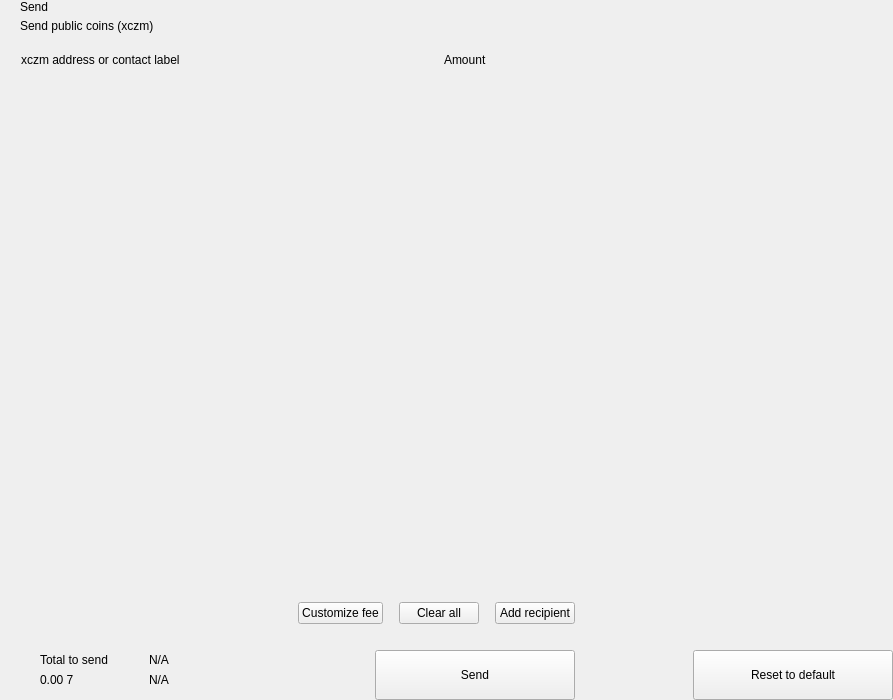
<?xml version="1.0" encoding="UTF-8"?>
<ui version="4.0">
 <class>send</class>
 <widget class="QWidget" name="send">
  <property name="geometry">
   <rect>
    <x>0</x>
    <y>0</y>
    <width>893</width>
    <height>700</height>
   </rect>
  </property>
  <property name="windowTitle">
   <string>Form</string>
  </property>
  <layout class="QHBoxLayout" name="horizontalLayout_2" stretch="2,1">
   <property name="spacing">
    <number>0</number>
   </property>
   <property name="leftMargin">
    <number>0</number>
   </property>
   <property name="topMargin">
    <number>0</number>
   </property>
   <property name="rightMargin">
    <number>0</number>
   </property>
   <property name="bottomMargin">
    <number>0</number>
   </property>
   <item>
    <widget class="QWidget" name="left" native="true">
     <layout class="QVBoxLayout" name="verticalLayout_3">
      <property name="spacing">
       <number>0</number>
      </property>
      <property name="leftMargin">
       <number>0</number>
      </property>
      <property name="topMargin">
       <number>0</number>
      </property>
      <property name="rightMargin">
       <number>0</number>
      </property>
      <property name="bottomMargin">
       <number>0</number>
      </property>
      <item>
       <layout class="QVBoxLayout" name="verticalLayout_22" stretch="0,0,0,1,0,0,0,0">
        <property name="spacing">
         <number>0</number>
        </property>
        <item>
         <layout class="QHBoxLayout" name="horizontalLayout_3">
          <property name="spacing">
           <number>0</number>
          </property>
          <property name="leftMargin">
           <number>20</number>
          </property>
          <property name="rightMargin">
           <number>20</number>
          </property>
          <item>
           <layout class="QVBoxLayout" name="verticalLayout">
            <property name="spacing">
             <number>5</number>
            </property>
            <item>
             <widget class="QLabel" name="labelTitle">
              <property name="text">
               <string>Send</string>
              </property>
              <property name="alignment">
               <set>Qt::AlignLeading|Qt::AlignLeft|Qt::AlignVCenter</set>
              </property>
             </widget>
            </item>
            <item>
             <widget class="QLabel" name="labelSubtitle1">
              <property name="text">
               <string>Send public coins (xczm)</string>
              </property>
             </widget>
            </item>
           </layout>
          </item>
          <item>
           <spacer name="horizontalSpacer">
            <property name="orientation">
             <enum>Qt::Horizontal</enum>
            </property>
            <property name="sizeHint" stdset="0">
             <size>
              <width>40</width>
              <height>20</height>
             </size>
            </property>
           </spacer>
          </item>
         </layout>
        </item>
        <item>
         <spacer name="verticalSpacer_2">
          <property name="orientation">
           <enum>Qt::Vertical</enum>
          </property>
          <property name="sizeType">
           <enum>QSizePolicy::Fixed</enum>
          </property>
          <property name="sizeHint" stdset="0">
           <size>
            <width>20</width>
            <height>20</height>
           </size>
          </property>
         </spacer>
        </item>
        <item>
         <layout class="QHBoxLayout" name="horizontalLayout" stretch="6,0,2">
          <property name="spacing">
           <number>0</number>
          </property>
          <property name="leftMargin">
           <number>10</number>
          </property>
          <property name="topMargin">
           <number>0</number>
          </property>
          <property name="rightMargin">
           <number>20</number>
          </property>
          <property name="bottomMargin">
           <number>0</number>
          </property>
          <item>
           <widget class="QLabel" name="labelSubtitleAddress">
            <property name="styleSheet">
             <string notr="true">margin-left:8px;</string>
            </property>
            <property name="text">
             <string>xczm address or contact label</string>
            </property>
           </widget>
          </item>
          <item>
           <spacer name="horizontalSpacer_3">
            <property name="orientation">
             <enum>Qt::Horizontal</enum>
            </property>
            <property name="sizeType">
             <enum>QSizePolicy::Fixed</enum>
            </property>
            <property name="sizeHint" stdset="0">
             <size>
              <width>40</width>
              <height>1</height>
             </size>
            </property>
           </spacer>
          </item>
          <item>
           <widget class="QLabel" name="labelSubtitleAmount">
            <property name="text">
             <string>Amount</string>
            </property>
           </widget>
          </item>
         </layout>
        </item>
        <item>
         <widget class="QScrollArea" name="scrollArea">
          <property name="minimumSize">
           <size>
            <width>0</width>
            <height>350</height>
           </size>
          </property>
          <property name="styleSheet">
           <string notr="true">#scrollArea {
            background:transparent;
            margin-top:10px;
}</string>
          </property>
          <property name="horizontalScrollBarPolicy">
           <enum>Qt::ScrollBarAlwaysOff</enum>
          </property>
          <property name="sizeAdjustPolicy">
           <enum>QAbstractScrollArea::AdjustIgnored</enum>
          </property>
          <property name="widgetResizable">
           <bool>true</bool>
          </property>
          <property name="alignment">
           <set>Qt::AlignLeading|Qt::AlignLeft|Qt::AlignTop</set>
          </property>
          <widget class="QWidget" name="scrollAreaWidgetContents">
           <property name="geometry">
            <rect>
             <x>0</x>
             <y>0</y>
             <width>591</width>
             <height>16</height>
            </rect>
           </property>
           <property name="sizePolicy">
            <sizepolicy hsizetype="Preferred" vsizetype="Maximum">
             <horstretch>0</horstretch>
             <verstretch>0</verstretch>
            </sizepolicy>
           </property>
           <property name="autoFillBackground">
            <bool>false</bool>
           </property>
           <property name="styleSheet">
            <string notr="true">#scrollAreaWidgetContents {
             background:transparent;
             }</string>
           </property>
           <layout class="QVBoxLayout" name="verticalLayout_7">
            <property name="spacing">
             <number>0</number>
            </property>
            <property name="sizeConstraint">
             <enum>QLayout::SetDefaultConstraint</enum>
            </property>
            <property name="leftMargin">
             <number>0</number>
            </property>
            <property name="topMargin">
             <number>0</number>
            </property>
            <property name="rightMargin">
             <number>0</number>
            </property>
            <property name="bottomMargin">
             <number>0</number>
            </property>
           </layout>
          </widget>
         </widget>
        </item>
        <item>
         <spacer name="verticalSpacer_4">
          <property name="orientation">
           <enum>Qt::Vertical</enum>
          </property>
          <property name="sizeType">
           <enum>QSizePolicy::Fixed</enum>
          </property>
          <property name="sizeHint" stdset="0">
           <size>
            <width>20</width>
            <height>20</height>
           </size>
          </property>
         </spacer>
        </item>
        <item>
         <layout class="QHBoxLayout" name="horizontalLayout_20">
          <property name="spacing">
           <number>6</number>
          </property>
          <property name="leftMargin">
           <number>20</number>
          </property>
          <property name="rightMargin">
           <number>20</number>
          </property>
          <item>
           <spacer name="horizontalSpacer_4">
            <property name="orientation">
             <enum>Qt::Horizontal</enum>
            </property>
            <property name="sizeHint" stdset="0">
             <size>
              <width>10</width>
              <height>20</height>
             </size>
            </property>
           </spacer>
          </item>
          <item>
           <widget class="QPushButton" name="pushButtonFee">
            <property name="focusPolicy">
             <enum>Qt::NoFocus</enum>
            </property>
            <property name="text">
             <string>Customize fee</string>
            </property>
           </widget>
          </item>
          <item>
           <spacer name="horizontalSpacer_11">
            <property name="orientation">
             <enum>Qt::Horizontal</enum>
            </property>
            <property name="sizeType">
             <enum>QSizePolicy::Minimum</enum>
            </property>
            <property name="sizeHint" stdset="0">
             <size>
              <width>10</width>
              <height>20</height>
             </size>
            </property>
           </spacer>
          </item>
          <item>
           <widget class="QPushButton" name="pushButtonClear">
            <property name="focusPolicy">
             <enum>Qt::NoFocus</enum>
            </property>
            <property name="layoutDirection">
             <enum>Qt::RightToLeft</enum>
            </property>
            <property name="text">
             <string>Clear all</string>
            </property>
           </widget>
          </item>
          <item>
           <spacer name="horizontalSpacer_6">
            <property name="orientation">
             <enum>Qt::Horizontal</enum>
            </property>
            <property name="sizeType">
             <enum>QSizePolicy::Fixed</enum>
            </property>
            <property name="sizeHint" stdset="0">
             <size>
              <width>10</width>
              <height>20</height>
             </size>
            </property>
           </spacer>
          </item>
          <item>
           <widget class="QPushButton" name="pushButtonAddRecipient">
            <property name="focusPolicy">
             <enum>Qt::NoFocus</enum>
            </property>
            <property name="text">
             <string>Add recipient</string>
            </property>
           </widget>
          </item>
         </layout>
        </item>
        <item>
         <spacer name="verticalSpacer">
          <property name="orientation">
           <enum>Qt::Vertical</enum>
          </property>
          <property name="sizeType">
           <enum>QSizePolicy::Fixed</enum>
          </property>
          <property name="sizeHint" stdset="0">
           <size>
            <width>20</width>
            <height>16</height>
           </size>
          </property>
         </spacer>
        </item>
        <item>
         <layout class="QHBoxLayout" name="horizontalLayout_7">
          <property name="rightMargin">
           <number>20</number>
          </property>
          <item>
           <layout class="QHBoxLayout" name="horizontalLayout_10">
            <property name="spacing">
             <number>0</number>
            </property>
            <property name="leftMargin">
             <number>8</number>
            </property>
            <item>
             <widget class="QStackedWidget" name="stackedWidget">
              <property name="minimumSize">
               <size>
                <width>0</width>
                <height>60</height>
               </size>
              </property>
              <property name="maximumSize">
               <size>
                <width>16777215</width>
                <height>60</height>
               </size>
              </property>
              <widget class="QWidget" name="page1">
               <layout class="QVBoxLayout" name="verticalLayout_71" stretch="0">
                <property name="spacing">
                 <number>6</number>
                </property>
                <property name="leftMargin">
                 <number>12</number>
                </property>
                <property name="topMargin">
                 <number>0</number>
                </property>
                <property name="rightMargin">
                 <number>0</number>
                </property>
                <property name="bottomMargin">
                 <number>0</number>
                </property>
                <item>
                 <widget class="QWidget" name="coinWidget" native="true">
                  <property name="minimumSize">
                   <size>
                    <width>0</width>
                    <height>60</height>
                   </size>
                  </property>
                  <property name="maximumSize">
                   <size>
                    <width>16777215</width>
                    <height>60</height>
                   </size>
                  </property>
                  <layout class="QHBoxLayout" name="horizontalLayout_9">
                   <property name="spacing">
                    <number>0</number>
                   </property>
                   <property name="leftMargin">
                    <number>20</number>
                   </property>
                   <property name="topMargin">
                    <number>10</number>
                   </property>
                   <property name="rightMargin">
                    <number>20</number>
                   </property>
                   <property name="bottomMargin">
                    <number>10</number>
                   </property>
                   <item>
                    <layout class="QVBoxLayout" name="verticalSend">
                     <property name="spacing">
                      <number>0</number>
                     </property>
                     <item>
                      <widget class="QLabel" name="labelTitleTotalSend">
                       <property name="text">
                        <string>Total to send</string>
                       </property>
                      </widget>
                     </item>
                     <item>
                      <widget class="QLabel" name="labelAmountSend">
                       <property name="text">
                        <string notr="true">0.00 7</string>
                       </property>
                      </widget>
                     </item>
                    </layout>
                   </item>
                   <item>
                    <spacer name="horizontalSpacer_9">
                     <property name="orientation">
                      <enum>Qt::Horizontal</enum>
                     </property>
                     <property name="sizeType">
                      <enum>QSizePolicy::Fixed</enum>
                     </property>
                     <property name="sizeHint" stdset="0">
                      <size>
                       <width>20</width>
                       <height>20</height>
                      </size>
                     </property>
                    </spacer>
                   </item>
                   <item>
                    <widget class="QLabel" name="labelLine">
                     <property name="minimumSize">
                      <size>
                       <width>1</width>
                       <height>0</height>
                      </size>
                     </property>
                     <property name="maximumSize">
                      <size>
                       <width>1</width>
                       <height>16777215</height>
                      </size>
                     </property>
                     <property name="text">
                      <string/>
                     </property>
                    </widget>
                   </item>
                   <item>
                    <spacer name="horizontalSpacer_10">
                     <property name="orientation">
                      <enum>Qt::Horizontal</enum>
                     </property>
                     <property name="sizeType">
                      <enum>QSizePolicy::Fixed</enum>
                     </property>
                     <property name="sizeHint" stdset="0">
                      <size>
                       <width>20</width>
                       <height>20</height>
                      </size>
                     </property>
                    </spacer>
                   </item>
                   <item>
                    <layout class="QVBoxLayout" name="verticalRemaining">
                     <property name="spacing">
                      <number>0</number>
                     </property>
                     <item>
                      <widget class="QLabel" name="labelTitleTotalRemaining">
                       <property name="text">
                        <string notr="true">N/A</string>
                       </property>
                      </widget>
                     </item>
                     <item>
                      <widget class="QLabel" name="labelAmountRemaining">
                       <property name="text">
                        <string notr="true">N/A</string>
                       </property>
                      </widget>
                     </item>
                    </layout>
                   </item>
                  </layout>
                 </widget>
                </item>
               </layout>
              </widget>
              <widget class="QWidget" name="page_2"/>
             </widget>
            </item>
           </layout>
          </item>
          <item>
           <spacer name="horizontalSpacer_5">
            <property name="orientation">
             <enum>Qt::Horizontal</enum>
            </property>
            <property name="sizeType">
             <enum>QSizePolicy::Expanding</enum>
            </property>
            <property name="sizeHint" stdset="0">
             <size>
              <width>40</width>
              <height>20</height>
             </size>
            </property>
           </spacer>
          </item>
          <item alignment="Qt::AlignBottom">
           <widget class="QPushButton" name="pushButtonSave">
            <property name="minimumSize">
             <size>
              <width>200</width>
              <height>50</height>
             </size>
            </property>
            <property name="maximumSize">
             <size>
              <width>200</width>
              <height>50</height>
             </size>
            </property>
            <property name="focusPolicy">
             <enum>Qt::NoFocus</enum>
            </property>
            <property name="text">
             <string>Send</string>
            </property>
           </widget>
          </item>
         </layout>
        </item>
       </layout>
      </item>
     </layout>
    </widget>
   </item>
   <item>
    <widget class="QWidget" name="right" native="true">
     <layout class="QVBoxLayout" name="verticalLayout_5">
      <property name="leftMargin">
       <number>0</number>
      </property>
      <property name="topMargin">
       <number>0</number>
      </property>
      <property name="rightMargin">
       <number>0</number>
      </property>
      <property name="bottomMargin">
       <number>0</number>
      </property>
      <item>
       <layout class="QVBoxLayout" name="verticalLayout_4">
        <property name="spacing">
         <number>6</number>
        </property>
        <item>
         <widget class="OptionButton" name="btnCoinControl" native="true">
          <property name="minimumSize">
           <size>
            <width>0</width>
            <height>50</height>
           </size>
          </property>
         </widget>
        </item>
        <item>
         <widget class="OptionButton" name="btnChangeAddress" native="true">
          <property name="minimumSize">
           <size>
            <width>0</width>
            <height>50</height>
           </size>
          </property>
         </widget>
        </item>
        <item>
         <widget class="OptionButton" name="btnUri" native="true">
          <property name="minimumSize">
           <size>
            <width>0</width>
            <height>50</height>
           </size>
          </property>
         </widget>
        </item>
        <item>
         <spacer name="verticalSpacer_5">
          <property name="orientation">
           <enum>Qt::Vertical</enum>
          </property>
          <property name="sizeHint" stdset="0">
           <size>
            <width>20</width>
            <height>40</height>
           </size>
          </property>
         </spacer>
        </item>
        <item>
         <layout class="QHBoxLayout" name="horizontalLayout_8">
          <item>
           <spacer name="horizontalSpacer_7">
            <property name="orientation">
             <enum>Qt::Horizontal</enum>
            </property>
            <property name="sizeHint" stdset="0">
             <size>
              <width>40</width>
              <height>20</height>
             </size>
            </property>
           </spacer>
          </item>
          <item>
           <widget class="QPushButton" name="pushButtonReset">
            <property name="minimumSize">
             <size>
              <width>200</width>
              <height>50</height>
             </size>
            </property>
            <property name="maximumSize">
             <size>
              <width>200</width>
              <height>50</height>
             </size>
            </property>
            <property name="focusPolicy">
             <enum>Qt::NoFocus</enum>
            </property>
            <property name="text">
             <string>Reset to default</string>
            </property>
           </widget>
          </item>
         </layout>
        </item>
       </layout>
      </item>
     </layout>
    </widget>
   </item>
  </layout>
 </widget>
 <customwidgets>
  <customwidget>
   <class>OptionButton</class>
   <extends>QWidget</extends>
   <header>qt/pivx/optionbutton.h</header>
   <container>1</container>
  </customwidget>
 </customwidgets>
 <resources/>
 <connections/>
</ui>
